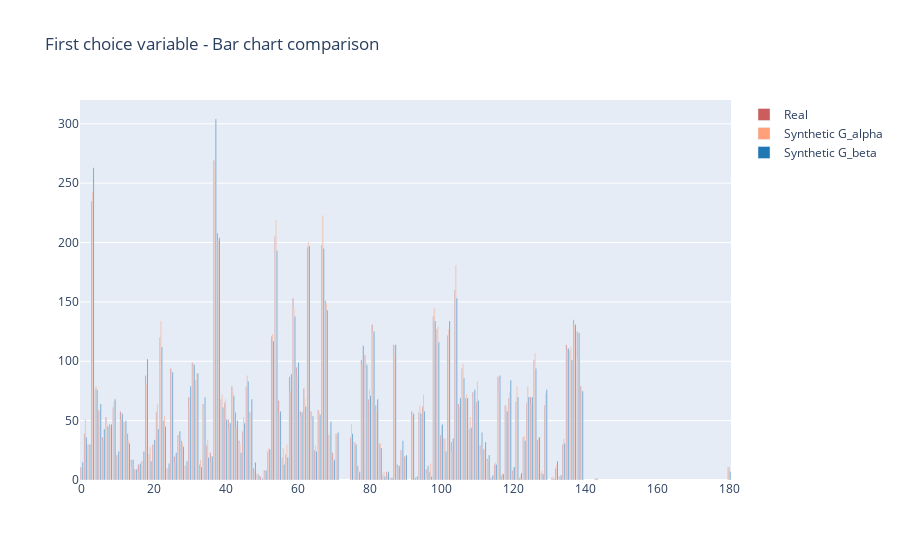

Notebook source saved alongside this figure:
### Code cell
import plotly.graph_objects as go

indices = compare_choice_col_bins.index

fig = go.Figure()
fig.add_trace(go.Bar(
    x=indices,
    y=compare_choice_col_bins.real,
    name='Real',
    marker_color='indianred'
))
fig.add_trace(go.Bar(
    x=indices,
    y=compare_choice_col_bins.alpha_synthetic,
    name='Synthetic G_alpha',
    marker_color='lightsalmon'
))
fig.add_trace(go.Bar(
    x=indices,
    y=compare_choice_col_bins.beta_synthetic,
    name='Synthetic G_beta',
    marker_color='deepskyblue'
))

# Here we modify the tickangle of the xaxis, resulting in rotated labels.
fig.update_layout(barmode='group', title_text='First choice variable - Bar chart comparison')
fig.show()

### Figure 1 — Plotly figure (JSON) as saved in the notebook; plotly's stock layout.template omitted (floating-point values rounded to 4 significant figures; data arrays with more than 128 entries replaced by an {"elided": "..."} marker saying what was removed)
{"data": [{"marker": {"color": "indianred"}, "name": "Real", "type": "bar", "x": {"elided": "137 int values"}, "y": {"elided": "137 int values"}}, {"marker": {"color": "lightsalmon"}, "name": "Synthetic G_alpha", "type": "bar", "x": {"elided": "137 int values"}, "y": {"elided": "137 int values"}}, {"marker": {"color": "#1f77b4"}, "name": "Synthetic G_beta", "type": "bar", "x": {"elided": "137 int values"}, "y": {"elided": "137 int values"}}], "layout": {"barmode": "group", "title": {"text": "First choice variable - Bar chart comparison"}}}
